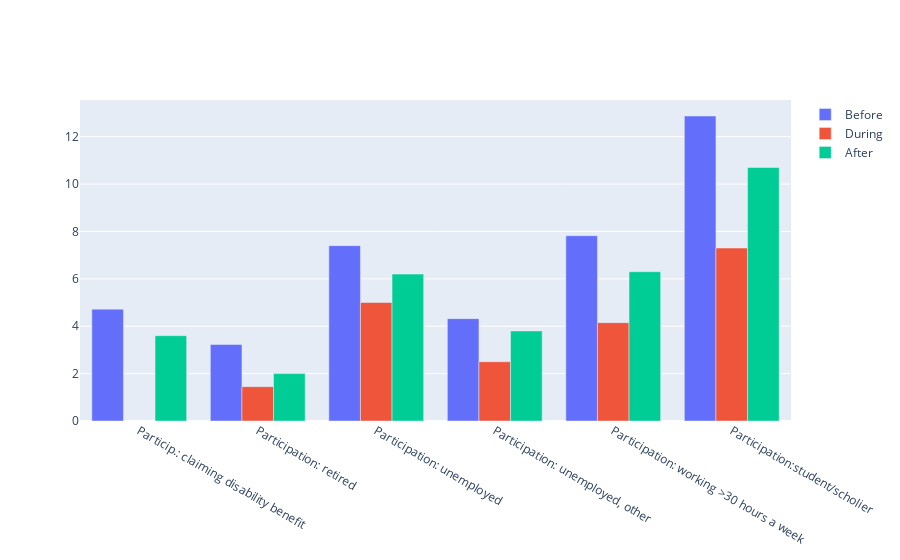

The cell this chart's notebook holds for it:
### Code cell
draw_bar(aver_upt)

### Figure 1 — Plotly figure (JSON) as saved in the notebook; plotly's stock layout.template omitted (floating-point values rounded to 4 significant figures)
{"data": [{"name": "Before", "type": "bar", "x": ["Particip.: claiming disability benefit", "Participation: retired", "Participation: unemployed", "Participation: unemployed, other", "Participation: working >30 hours a week", "Participation:student/scholier"], "xaxis": "x", "y": [4.72, 3.23, 7.4, 4.32, 7.82, 12.87], "yaxis": "y"}, {"name": "During", "type": "bar", "x": ["Particip.: claiming disability benefit", "Participation: retired", "Participation: unemployed", "Participation: unemployed, other", "Participation: working >30 hours a week", "Participation:student/scholier"], "xaxis": "x", "y": [null, 1.45, 5, 2.5, 4.15, 7.3], "yaxis": "y"}, {"name": "After", "type": "bar", "x": ["Particip.: claiming disability benefit", "Participation: retired", "Participation: unemployed", "Participation: unemployed, other", "Participation: working >30 hours a week", "Participation:student/scholier"], "xaxis": "x", "y": [3.6, 2, 6.2, 3.8, 6.3, 10.7], "yaxis": "y"}], "layout": {"autosize": true, "barmode": "group", "xaxis": {"anchor": "y", "autorange": true, "domain": [0, 1], "range": [-0.5, 5.5], "type": "category"}, "yaxis": {"anchor": "x", "autorange": true, "domain": [0, 1], "range": [0, 13.55], "type": "linear"}}}
